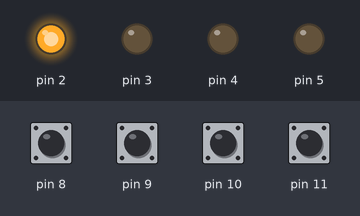
The sketch below on a simulated Arduino Uno, built with avr-gcc and run on an emulated ATmega328P. On the bench: output pins drawn as LEDs (lit = HIGH). The test bench sets the inputs (shaded band); at power-on: pin 8–11 HIGH.

Above: at 0.3 s.
1.3 s: pin 9 pulled LOW for 0.15 s
At 2.2 s:
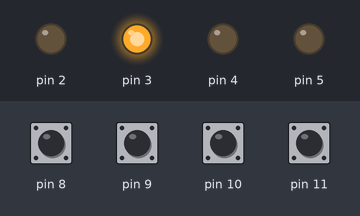
At 3.2 s:
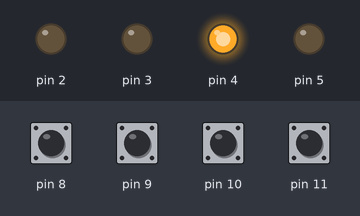
3.4 s: pin 8 pulled LOW for 0.15 s
6.4 s: pin 9 pulled LOW for 1 s
At 6.9 s:
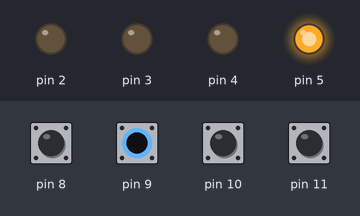
9.4 s: pin 8 pulled LOW for 1 s
Timing chart, 0 to 13.4 s (numbered marks = the images above; inputs shaded):
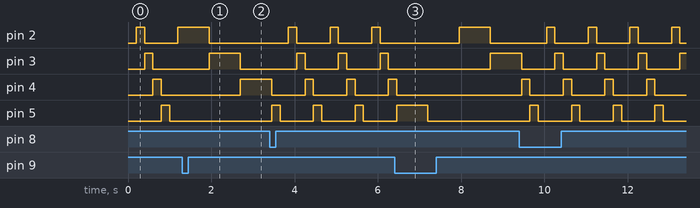

Measured:
- after the input at 1.3 s, pin 5: stops changing and stays LOW
- after the input at 6.4 s, pin 4: goes on until 6.5 s, then stays LOW
- by itself, pin 2–4: alternates HIGH for 0.20 s and LOW for 0.80 s

The sketch:

programa.ino
```cpp
/*
    Solucion a la Practica 4 de Control digital
    Codigo Realizado por:
    - David Montaño
    - Dario Portilla
*/

#include <Arduino.h>
#include <stdio.h>
#include <stdint.h>
#include "arduinoSec.h"
#include "arduinoSec.c"

//******************************************************************************************************************************
//**************************************************** LEDS ********************************************************************
//******************************************************************************************************************************

// Declaración de los LEDs
int leds[NUM_LEDS] = {LED1, LED2, LED3, LED4};
int estados_led[NUM_LEDS] = {LOW, LOW, LOW, LOW};

// Secuencia de ejemplo: encender y apagar LEDs en orden
int secuencia1[LONG_SEC] = {
    0b0001, // LED 1 encendido
    0b0010, // LED 2 encendido
    0b0100, // LED 3 encendido
    0b1000, // LED 4 encendido
    0b0000  // Todos apagados
};

// Variables para el retardo no bloqueante
unsigned long ultimoTiempo = 0;
unsigned long intervalo = 200; // Intervalo de tiempo en milisegundos
bool sentido_sec = true;

// Inicialización de la secuencia
Secuencia secuencia = {&leds[0],&estados_led[0], NUM_LEDS, &secuencia1[0], LONG_SEC, &ultimoTiempo, &intervalo,&sentido_sec};

//******************************************************************************************************************************


//******************************************************************************************************************************
//***************************************************** PULSANTES **************************************************************
//******************************************************************************************************************************

// Declaracion de los pulsantes
int pulsantes[NUM_PULSANTES] = {SW1,SW2,SW3,SW4};
int pulsantes_state[NUM_PULSANTES] = {LOW,LOW,LOW,LOW};
// Variables para el retardo no bloqueante en la lectura de pulsadores
unsigned long ultimoTiempoPulsadores = 0;
unsigned long intervaloPulsadores = 50; // Intervalo de tiempo en milisegundos para el debounce
unsigned long ultimoTiempoAccion = 0;
unsigned long intervaloAccion = 100; // Intervalo de tiempo en milisegundos para el debounce

// Inicializacion de los pulsantes
PULSADORES pulsantes_struct = {&pulsantes[0], &pulsantes_state[0], NUM_PULSANTES, &ultimoTiempoPulsadores,&intervaloPulsadores};
// Inicializacion para accion de los pulsantes
AccionPul accion_pulsantes = {&pulsantes_state[0],&ultimoTiempoAccion,&intervaloAccion,&sentido_sec,NUM_PULSANTES,&intervalo};

//******************************************************************************************************************************


void setup() {
    // Inicialización de los pines de los LEDs con aritmetica de punteros
    for (int i = 0; i < secuencia.numLeds; i++) {
        pinMode(*(secuencia.pins + i), OUTPUT);
        digitalWrite(*(secuencia.pins + i), *(secuencia.estados + i));
    }

    // Inicialización de los pines de los SWs con notacion de []
    for (int i = 0; i < pulsantes_struct.num_pul; i++) {
        pinMode(pulsantes_struct.pulsantes_list[i], INPUT_PULLUP);
    }
    // Iniciando Serial
    Serial.begin(115200);
}


void loop() {
    ejecutarSecuencia(&secuencia);
    leerPulsadores(&pulsantes_struct);
    funcionPulsadores(&accion_pulsantes);
}
```

arduinoSec.c
```cpp
#include "arduinoSec.h"


void leerPulsadores(PULSADORES* pulsantes) {
    /*
    La funcion recorre la lista de los pulsadores cambiando el estado en la lista de estados
    si algun pulsador registra ser presionado, es decir guarda el valor de true, caso contrario
    registra el valor de false
    */

    unsigned long tiempoActual = millis();
    if (tiempoActual - *(pulsantes->ultimo_Tiempo_Pulsadores) >= *(pulsantes->intervalo_Pulsadores)) {
        *(pulsantes->ultimo_Tiempo_Pulsadores) = tiempoActual;

        for (int i = 0; i < pulsantes->num_pul; i++) {
            bool estadoActual = digitalRead(*(pulsantes->pulsantes_list + i)) == LOW;

            if (estadoActual && !(*(pulsantes->state_list + i))) {
                // Si el pulsador se acaba de presionar
                *(pulsantes->state_list + i) = true;
                //Serial.print("Pulsador ");
                //Serial.print(i + 1);
                //Serial.println(" presionado");
            } else if (!estadoActual && (*(pulsantes->state_list + i))) {
                // Si el pulsador se acaba de soltar
                *(pulsantes->state_list + i) = false;
            }
        }
    }
}

void funcionPulsadores(AccionPul* accion_struct){
    /*
    La funcion recorre la lista de estados de los pulsadores ejecutando alguna accion si
    algun pulsador registra ser ejecutado, es decir tiene guardado en la lista de estados
    el valor de true
    */
    unsigned long tiempoActual = millis();

    if (tiempoActual - *(accion_struct->ultimo_Tiempo_Accion) >= *(accion_struct->intervalo_Accion))
    {
        *(accion_struct->ultimo_Tiempo_Accion) = tiempoActual;

        for (int i = 0; i < accion_struct->num_pul; i++)
        {
            if (*(accion_struct->list_state_pul + i))
            {
                if (i == 0)
                {
                    *(accion_struct->intervalo_leds) = 200;

                }else if (i== 1)
                {
                    *(accion_struct->intervalo_leds) = 750;

                }else if (i==2)
                {
                    *(accion_struct->sentido) = false;

                }else if (i==3)
                {
                    *(accion_struct->sentido) = true;
                }
            }

        }

    }

}

void ejecutarSecuencia(Secuencia* secuencia) {
    /*
    La funcion recorre ejecuta la secuencia dependiendo el sentido de la misma
    */
    static int pasoActual = 0;
    unsigned long tiempoActual = millis();

    if (tiempoActual - *(secuencia->ultimo_Tiempo) >= *(secuencia->intervalo)) {
        *(secuencia->ultimo_Tiempo) = tiempoActual;

        int valorPaso = secuencia->secuencia[pasoActual];

            // Actualizar el estado de cada LED según el paso actual
            for (int i = 0; i < secuencia->numLeds; i++) {
                *(secuencia->estados + i) = (valorPaso & (1 << i)) ? HIGH : LOW;
                digitalWrite(*(secuencia->pins + i), *(secuencia->estados + i));
            }
        // Avanzar al siguiente paso
        pasoActual = *(secuencia->sentido_sec) ? (pasoActual < secuencia->numPasos-1 ? pasoActual + 1 : 0) : (pasoActual > 0 ? pasoActual - 1 : secuencia->numPasos-1);
    }
}
```

arduinoSec.h
```cpp
#ifndef arduinoSec_H
#define arduinoSec_H

#include <Arduino.h>
#include <stdio.h>
#include <stdint.h>
#include <stdbool.h>

//*********************************************************************
//************* Definicion de pines del Arduino************************
//*********************************************************************

#define LED1 2 // Define el pin del LED 1
#define LED2 3 // Define el pin del LED 2
#define LED3 4 // Define el pin del LED 3
#define LED4 5 // Define el pin del LED 4
#define SW1 8 // Define pin del pulsante 1 - pulsador de 200ms
#define SW2 9 // Define pin del pulsante 2 - pulsador de 750ms
#define SW3 10 // Define pin del pulsante 3 - pulsador de sentido descendente
#define SW4 11 // Define pin del pulsante 4 - pulsador de sentido ascendente

//*********************************************************************

//*********************************************************************
//********* Definicion de cantidad de elementos************************
//*********************************************************************

#define NUM_LEDS 4 // Numero de leds conectados
#define LONG_SEC 5 // Longitud de la secuencia a ejecutar
#define NUM_PULSANTES 4 // Numero de pulsantes conectados

//*********************************************************************

//*********************************************************************
//****************** Definicion de cestructuras************************
//*********************************************************************

// Definición de la estructura Secuencia
typedef struct {
    int* pins;
    int* estados;
    int numLeds;
    int* secuencia;
    int numPasos;
    unsigned long* ultimo_Tiempo;
    unsigned long* intervalo;
    bool* sentido_sec;
} Secuencia;

// Definicion de las structuras para los pulsadores
typedef struct {
    int* pulsantes_list;
    int* state_list;
    int num_pul;
    unsigned long* ultimo_Tiempo_Pulsadores;
    unsigned long* intervalo_Pulsadores;
} PULSADORES;

typedef struct{
    int* list_state_pul;
    unsigned long* ultimo_Tiempo_Accion;
    unsigned long* intervalo_Accion;
    bool* sentido;
    int num_pul;
    unsigned long* intervalo_leds;
} AccionPul;

//*********************************************************************

//*********************************************************************
//****************** Definicion de funciones **************************
//*********************************************************************
void leerPulsadores(PULSADORES* pulsantes);
void funcionPulsadores(AccionPul* accion_struct);
void ejecutarSecuencia(Secuencia* secuencia);
//*********************************************************************


#endif //arduinoSEC_H
```
